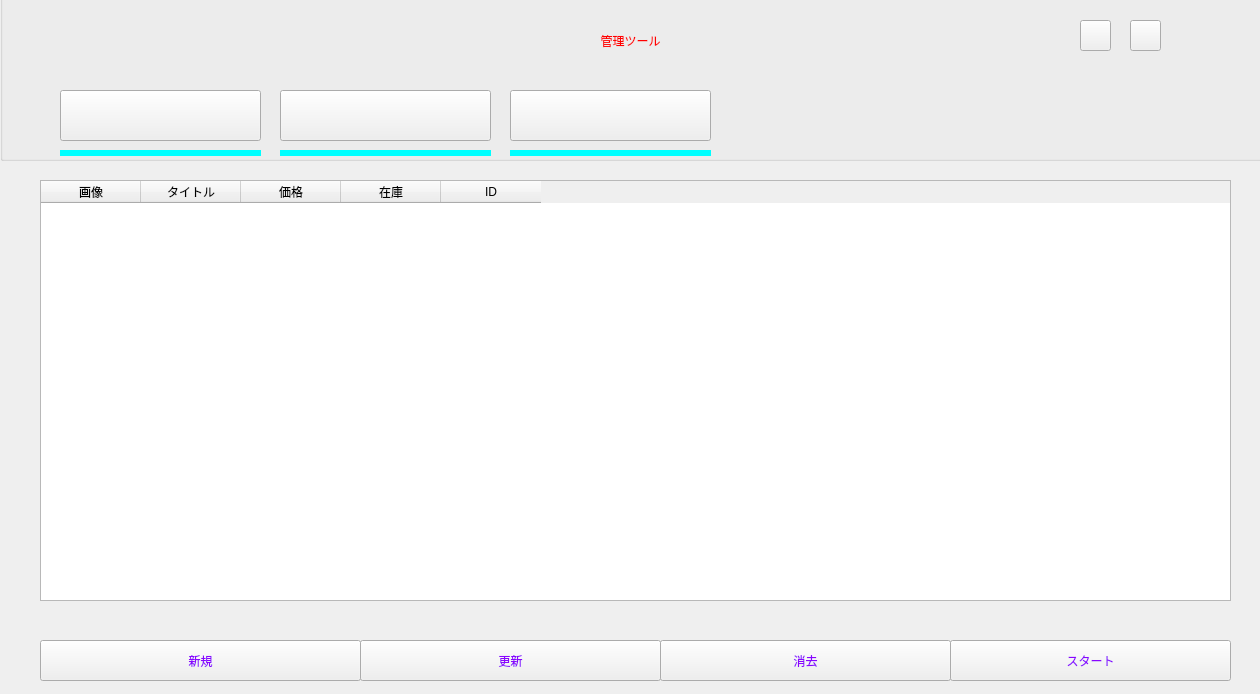
<?xml version="1.0" encoding="UTF-8"?>
<ui version="4.0">
 <class>Widget</class>
 <widget class="QWidget" name="Widget">
  <property name="geometry">
   <rect>
    <x>0</x>
    <y>0</y>
    <width>1260</width>
    <height>694</height>
   </rect>
  </property>
  <property name="baseSize">
   <size>
    <width>100</width>
    <height>10</height>
   </size>
  </property>
  <property name="windowTitle">
   <string>Widget</string>
  </property>
  <widget class="QWidget" name="wid_amazon" native="true">
   <property name="geometry">
    <rect>
     <x>30</x>
     <y>160</y>
     <width>1211</width>
     <height>441</height>
    </rect>
   </property>
   <widget class="QTableWidget" name="tableWidget_amazon">
    <property name="geometry">
     <rect>
      <x>10</x>
      <y>20</y>
      <width>1191</width>
      <height>421</height>
     </rect>
    </property>
    <column>
     <property name="text">
      <string>画像</string>
     </property>
    </column>
    <column>
     <property name="text">
      <string>タイトル</string>
     </property>
    </column>
    <column>
     <property name="text">
      <string>価格</string>
     </property>
    </column>
    <column>
     <property name="text">
      <string>在庫</string>
     </property>
    </column>
    <column>
     <property name="text">
      <string>ID</string>
     </property>
    </column>
   </widget>
  </widget>
  <widget class="QStackedWidget" name="stackedWidget">
   <property name="geometry">
    <rect>
     <x>40</x>
     <y>620</y>
     <width>1191</width>
     <height>80</height>
    </rect>
   </property>
   <property name="currentIndex">
    <number>1</number>
   </property>
   <widget class="QWidget" name="page_amazon">
    <widget class="QPushButton" name="btn_get">
     <property name="geometry">
      <rect>
       <x>0</x>
       <y>20</y>
       <width>601</width>
       <height>41</height>
      </rect>
     </property>
     <property name="styleSheet">
      <string notr="true">QPushButton{

font: 20pt &quot;Algerian&quot;;
color: rgb(138, 5, 255);
}

QPushButton:hover{
	color: red;
}

QPushButton:pressed{
	color:yellow;
}</string>
     </property>
     <property name="text">
      <string>新しく 抽出</string>
     </property>
    </widget>
    <widget class="QPushButton" name="btn_compare">
     <property name="geometry">
      <rect>
       <x>600</x>
       <y>20</y>
       <width>591</width>
       <height>41</height>
      </rect>
     </property>
     <property name="styleSheet">
      <string notr="true">QPushButton{

font: 20pt &quot;Algerian&quot;;
color: rgb(138, 5, 255);
}

QPushButton:hover{
	color: red;
}

QPushButton:pressed{
	color:yellow;
}</string>
     </property>
     <property name="text">
      <string>抽出 比較</string>
     </property>
    </widget>
   </widget>
   <widget class="QWidget" name="page_qoo">
    <widget class="QLineEdit" name="lineEdit_rate">
     <property name="geometry">
      <rect>
       <x>30</x>
       <y>30</y>
       <width>121</width>
       <height>21</height>
      </rect>
     </property>
     <property name="styleSheet">
      <string notr="true">font: 12pt &quot;MS Shell Dlg 2&quot;;</string>
     </property>
    </widget>
    <widget class="QPushButton" name="btn_rate">
     <property name="geometry">
      <rect>
       <x>160</x>
       <y>20</y>
       <width>91</width>
       <height>41</height>
      </rect>
     </property>
     <property name="styleSheet">
      <string notr="true">QPushButton{

font: 20pt &quot;Algerian&quot;;
color: rgb(0,0,117);
}

QPushButton:hover{
	color: red;
}

QPushButton:pressed{
	color:yellow;
}</string>
     </property>
     <property name="text">
      <string>設定</string>
     </property>
    </widget>
    <widget class="QPushButton" name="btn_new">
     <property name="geometry">
      <rect>
       <x>0</x>
       <y>20</y>
       <width>321</width>
       <height>41</height>
      </rect>
     </property>
     <property name="styleSheet">
      <string notr="true">QPushButton{

font: 20pt &quot;Algerian&quot;;
color: rgb(138, 5, 255);
}

QPushButton:hover{
	color: red;
}

QPushButton:pressed{
	color:yellow;
}</string>
     </property>
     <property name="text">
      <string>新規</string>
     </property>
    </widget>
    <widget class="QPushButton" name="btn_update">
     <property name="geometry">
      <rect>
       <x>320</x>
       <y>20</y>
       <width>301</width>
       <height>41</height>
      </rect>
     </property>
     <property name="styleSheet">
      <string notr="true">QPushButton{

font: 20pt &quot;Algerian&quot;;
color: rgb(138, 5, 255);
}

QPushButton:hover{
	color: red;
}

QPushButton:pressed{
	color:yellow;
}</string>
     </property>
     <property name="text">
      <string>更新</string>
     </property>
    </widget>
    <widget class="QPushButton" name="btn_remove">
     <property name="geometry">
      <rect>
       <x>620</x>
       <y>20</y>
       <width>291</width>
       <height>41</height>
      </rect>
     </property>
     <property name="styleSheet">
      <string notr="true">QPushButton{

font: 20pt &quot;Algerian&quot;;
color: rgb(138, 5, 255);
}

QPushButton:hover{
	color: red;
}

QPushButton:pressed{
	color:yellow;
}</string>
     </property>
     <property name="text">
      <string>消去</string>
     </property>
    </widget>
    <widget class="QPushButton" name="btn_start">
     <property name="geometry">
      <rect>
       <x>910</x>
       <y>20</y>
       <width>281</width>
       <height>41</height>
      </rect>
     </property>
     <property name="styleSheet">
      <string notr="true">QPushButton{

font: 20pt &quot;Algerian&quot;;
color: rgb(138, 5, 255);
}

QPushButton:hover{
	color: red;
}

QPushButton:pressed{
	color:yellow;
}</string>
     </property>
     <property name="text">
      <string>スタート</string>
     </property>
    </widget>
   </widget>
   <widget class="QWidget" name="page_rakuten"/>
  </widget>
  <widget class="QGroupBox" name="groupBox">
   <property name="geometry">
    <rect>
     <x>0</x>
     <y>-70</y>
     <width>1281</width>
     <height>231</height>
    </rect>
   </property>
   <property name="styleSheet">
    <string notr="true"/>
   </property>
   <property name="title">
    <string/>
   </property>
   <widget class="QPushButton" name="btn_raku">
    <property name="geometry">
     <rect>
      <x>510</x>
      <y>160</y>
      <width>201</width>
      <height>51</height>
     </rect>
    </property>
    <property name="autoFillBackground">
     <bool>false</bool>
    </property>
    <property name="styleSheet">
     <string notr="true">QPushButton{
	border-image: url(:/new/prefix1/img/rakuten.png);
}

QPushButton:hover{
	color: red;
}

QPushButton:pressed{
	color:yellow;
}</string>
    </property>
    <property name="text">
     <string/>
    </property>
   </widget>
   <widget class="QLabel" name="label">
    <property name="geometry">
     <rect>
      <x>470</x>
      <y>80</y>
      <width>321</width>
      <height>61</height>
     </rect>
    </property>
    <property name="styleSheet">
     <string notr="true">color:rgb(255, 0, 0);
font: 36pt &quot;MS Shell Dlg 2&quot;;</string>
    </property>
    <property name="text">
     <string>管理ツール</string>
    </property>
    <property name="alignment">
     <set>Qt::AlignCenter</set>
    </property>
   </widget>
   <widget class="QLabel" name="label_raku">
    <property name="geometry">
     <rect>
      <x>510</x>
      <y>220</y>
      <width>201</width>
      <height>6</height>
     </rect>
    </property>
    <property name="baseSize">
     <size>
      <width>0</width>
      <height>0</height>
     </size>
    </property>
    <property name="styleSheet">
     <string notr="true">background-color: rgb(0, 255, 255);</string>
    </property>
    <property name="text">
     <string/>
    </property>
   </widget>
   <widget class="QPushButton" name="btn_amazon">
    <property name="geometry">
     <rect>
      <x>60</x>
      <y>160</y>
      <width>201</width>
      <height>51</height>
     </rect>
    </property>
    <property name="styleSheet">
     <string notr="true">QPushButton{

	border-image: url(:/new/prefix1/img/amazon.png);
}

QPushButton:hover{
	color: red;
}

QPushButton:pressed{
	color:yellow;
}</string>
    </property>
    <property name="text">
     <string/>
    </property>
   </widget>
   <widget class="QLabel" name="label_qoo">
    <property name="geometry">
     <rect>
      <x>280</x>
      <y>220</y>
      <width>211</width>
      <height>6</height>
     </rect>
    </property>
    <property name="baseSize">
     <size>
      <width>0</width>
      <height>0</height>
     </size>
    </property>
    <property name="styleSheet">
     <string notr="true">background-color: rgb(0, 255, 255);</string>
    </property>
    <property name="text">
     <string/>
    </property>
   </widget>
   <widget class="QPushButton" name="btn_qoo">
    <property name="geometry">
     <rect>
      <x>280</x>
      <y>160</y>
      <width>211</width>
      <height>51</height>
     </rect>
    </property>
    <property name="styleSheet">
     <string notr="true">QPushButton{
	border-image: url(:/new/prefix1/img/qoo.png);
}

QPushButton:hover{
	color: red;
}

QPushButton:pressed{
	color:yellow;
}</string>
    </property>
    <property name="text">
     <string/>
    </property>
   </widget>
   <widget class="QLabel" name="label_amazon">
    <property name="geometry">
     <rect>
      <x>60</x>
      <y>220</y>
      <width>201</width>
      <height>6</height>
     </rect>
    </property>
    <property name="baseSize">
     <size>
      <width>0</width>
      <height>0</height>
     </size>
    </property>
    <property name="styleSheet">
     <string notr="true">background-color: rgb(0, 255, 255);</string>
    </property>
    <property name="text">
     <string/>
    </property>
   </widget>
   <widget class="QPushButton" name="btn_hide">
    <property name="geometry">
     <rect>
      <x>1080</x>
      <y>90</y>
      <width>31</width>
      <height>31</height>
     </rect>
    </property>
    <property name="styleSheet">
     <string notr="true">QPushButton{
	border-image: url(:/new/prefix1/img/hide.png);
}

QPushButton:hover{
	border-image: url(:/new/prefix1/img/hover_hide.png);
}

</string>
    </property>
    <property name="text">
     <string/>
    </property>
   </widget>
   <widget class="QPushButton" name="btn_close">
    <property name="geometry">
     <rect>
      <x>1130</x>
      <y>90</y>
      <width>31</width>
      <height>31</height>
     </rect>
    </property>
    <property name="styleSheet">
     <string notr="true">QPushButton{
	border-image: url(:/new/prefix1/img/close.png);
}

QPushButton:hover{
	border-image: url(:/new/prefix1/img/hover_close.png);
}

QPushButton:pressed{

}</string>
    </property>
    <property name="text">
     <string/>
    </property>
   </widget>
  </widget>
  <widget class="QWidget" name="wid_qoo" native="true">
   <property name="geometry">
    <rect>
     <x>30</x>
     <y>160</y>
     <width>1211</width>
     <height>441</height>
    </rect>
   </property>
   <widget class="QTableWidget" name="tableWidget_qoo">
    <property name="geometry">
     <rect>
      <x>10</x>
      <y>20</y>
      <width>1191</width>
      <height>421</height>
     </rect>
    </property>
    <column>
     <property name="text">
      <string>画像</string>
     </property>
    </column>
    <column>
     <property name="text">
      <string>タイトル</string>
     </property>
    </column>
    <column>
     <property name="text">
      <string>価格</string>
     </property>
    </column>
    <column>
     <property name="text">
      <string>在庫</string>
     </property>
    </column>
    <column>
     <property name="text">
      <string>ID</string>
     </property>
    </column>
   </widget>
  </widget>
  <widget class="QWidget" name="wid_raku" native="true">
   <property name="geometry">
    <rect>
     <x>30</x>
     <y>160</y>
     <width>1211</width>
     <height>441</height>
    </rect>
   </property>
   <widget class="QTableWidget" name="tableWidget_raku">
    <property name="geometry">
     <rect>
      <x>10</x>
      <y>20</y>
      <width>1191</width>
      <height>421</height>
     </rect>
    </property>
    <column>
     <property name="text">
      <string>画像</string>
     </property>
    </column>
    <column>
     <property name="text">
      <string>タイトル</string>
     </property>
    </column>
    <column>
     <property name="text">
      <string>価格</string>
     </property>
    </column>
    <column>
     <property name="text">
      <string>在庫</string>
     </property>
    </column>
    <column>
     <property name="text">
      <string>ID</string>
     </property>
    </column>
   </widget>
  </widget>
  <widget class="QLabel" name="label_loading">
   <property name="geometry">
    <rect>
     <x>610</x>
     <y>320</y>
     <width>91</width>
     <height>81</height>
    </rect>
   </property>
   <property name="text">
    <string/>
   </property>
  </widget>
 </widget>
 <resources/>
 <connections/>
</ui>
